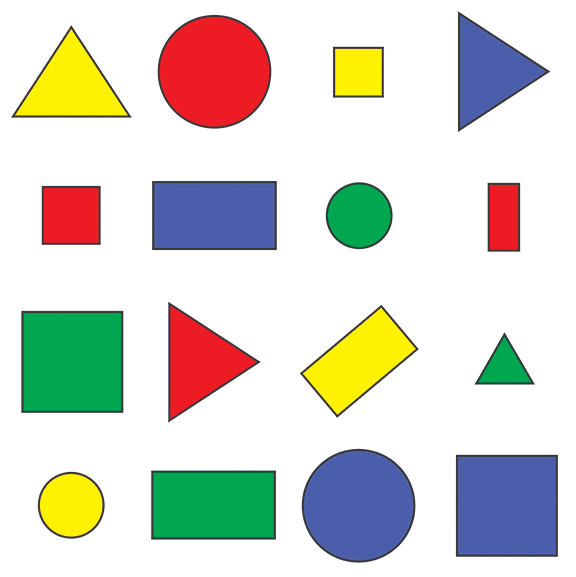
#> input picture shapes.png, 576 x 577 px
$ python shapes.py
#> lines starting #> are read from the running program, lines starting #| are printed output that depends on the picture; after the words box and inside, x2 and y2 are one past the last pixel; in counts of white or black regions, pixels touching at a corner belong together
import cv2
import numpy as np
import random
def getCountours(img):
    contours, hierarchy = cv2.findContours(img, cv2.RETR_EXTERNAL, cv2.CHAIN_APPROX_NONE)

    for cnt in contours:
        area= cv2.contourArea(cnt)
        if area >1000:
            cv2.drawContours(imgContours,contours, -1, (255,0,0), 3, cv2.LINE_4, hierarchy)
            peri = cv2.arcLength(cnt, True) #периметр
            approx = cv2.approxPolyDP(cnt, 0.02*peri, True) # приблизительная кривая
            corner_count = len(approx)
            x,y, w,h =cv2.boundingRect(approx)
            if corner_count == 3:
                object_tipe = "Tri"
            elif  corner_count == 4:
                ratio = w/float(h)
                if 0.98<ratio<1.03:
                    object_tipe = "Square"
                else:
                    object_tipe = "Rect"
            elif corner_count>4: object_tipe = "Circle"
            else: object_tipe = "None"


            cv2.putText(imgContours, object_tipe, (x+20, y+20), cv2.FONT_HERSHEY_SIMPLEX, 0.5, (), 2)


def thresh_callback(val):
    imgCanny = cv2.Canny(imgBlur,val, val)
    contours, hierarchy= cv2.findContours(imgCanny,cv2.RETR_TREE,cv2.CHAIN_APPROX_SIMPLE)
    drawing= np.zeros((imgCanny.shape[0],imgCanny.shape[1],3),np.uint8)
    for i in range(len(contours)):
        color = (random.randint(0,256),random.randint(0,256),random.randint(0,256))
        cv2.drawContours(drawing,contours,i,color,2,cv2.LINE_8,hierarchy,0)
    cv2.imshow('Contours',drawing)

img:np.ndarray = cv2.imread('shapes.png', cv2.IMREAD_COLOR)
#> img is the input picture: shape (577, 576, 3); mean B, G, R 205.1, 214.3, 214.2
imgContours = img.copy()
imgGray= cv2.cvtColor(img,cv2.COLOR_BGR2GRAY)
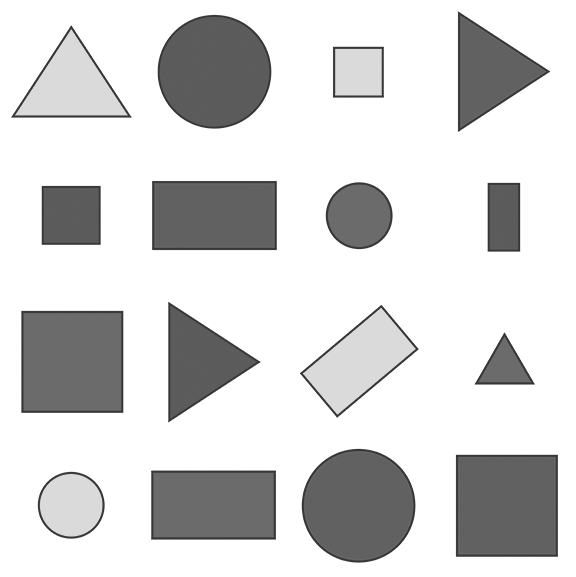
#> imgGray: shape (577, 576); min 54, max 255, mean 213.2
imgBlur= cv2.GaussianBlur(imgGray, (15,15),1)
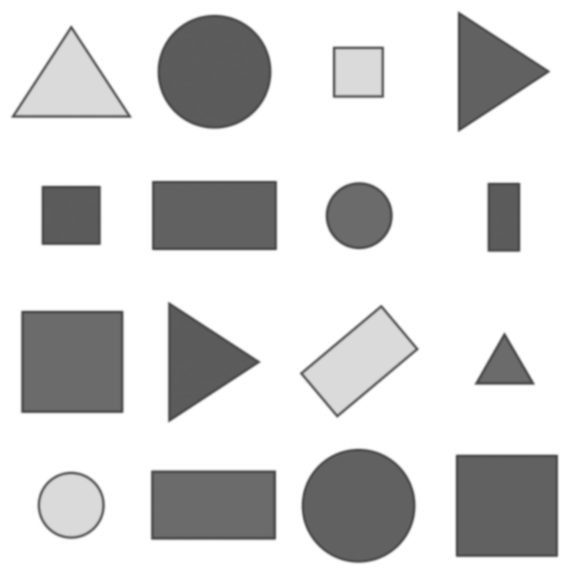
#> imgBlur: shape (577, 576); min 72, max 255, mean 213.2
imgCanny = cv2.Canny(imgBlur,150,150)
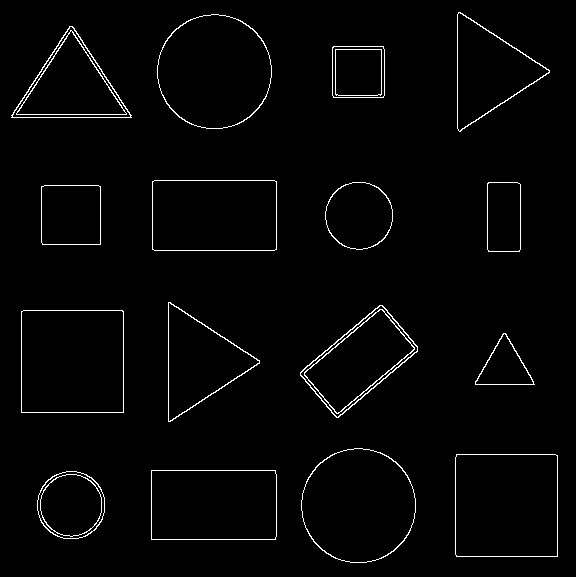
#> imgCanny: shape (577, 576); 2% white in thin lines or dots
getCountours(imgCanny)
#> in getCountours, `contours, hierarchy = cv2.findContours(img, cv2.RETR_EXTERNAL, cv2.CHA..`: contours = 16 contours; largest, box (x1, y1, x2, y2) and area: (21, 310, 124, 413) 10402, (455, 454, 558, 557) 10398, (301, 448, 416, 563) 10236, (157, 14, 272, 129) 10234, (152, 180, 277, 251) 8674
#> the loop in getCountours, `for cnt in contours:` made 16 passes
#> (area, peri, approx, corner_count, x, y, w, h) on passes 2, 3, 6, 7, 9, 10, 12: (8619, 386.8, [[151, 470], [151, 539], [275, 539], [275, 470]], 4, 151, 470, 125, 70), (10398.5, 406.2, [[456, 454], [456, 556], [557, 556], [557, 455]], 4, 456, 454, 102, 103), (10402, 406.8, [[21, 311], [21, 412], [123, 412], [122, 310]], 4, 21, 310, 103, 103), (6389, 338.5, [[382, 305], [300, 372], [336, 417], [417, 351]], 4, 300, 305, 118, 113), (3475.5, 234.2, [[41, 186], [42, 244], [100, 244], [100, 186]], 4, 41, 186, 60, 59), (2270.5, 201.1, [[488, 182], [487, 249], [519, 251], [520, 184]], 4, 487, 182, 34, 70), (8674, 385.7, [[152, 181], [152, 249], [276, 249], [276, 181]], 4, 152, 181, 125, 69)
#> (area, peri, approx, corner_count, x, y, w, h) on passes 5, 8, 14, 16: (1612.5, 186.6, [[503, 333], [475, 384], [534, 384]], 3, 475, 333, 60, 52), (5629, 352, [[168, 302], [170, 421], [259, 360]], 3, 168, 302, 92, 120), (5690.5, 355.1, [[11, 115], [131, 117], [72, 26]], 3, 11, 26, 121, 92), (5712, 351.7, [[458, 12], [460, 131], [549, 70]], 3, 458, 12, 92, 120)
#> after the loop in getCountours, `for cnt in contours:`:
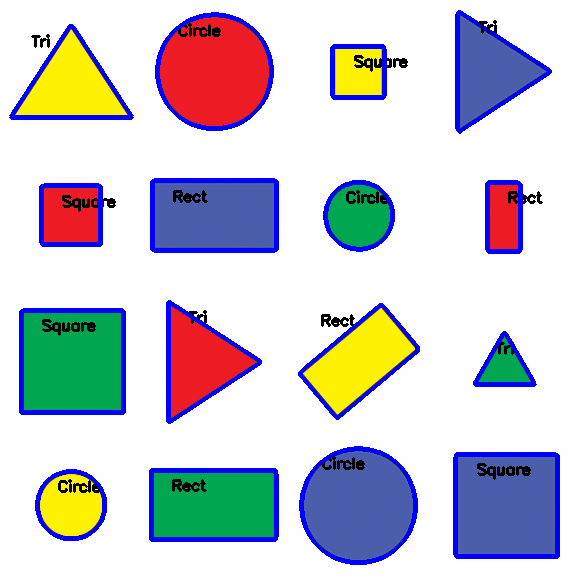
#> imgContours: shape (577, 576, 3); 8.08% of pixels changed, all inside (x1, y1, x2, y2) = (9, 10, 560, 565)


getCountours(imgBlur)
#> in getCountours (call 2), `contours, hierarchy = cv2.findContours(img, cv2.RETR_EXTERNAL, cv2.CHA..`: contours = 1 contour; box (x1, y1, x2, y2) and area: (0, 0, 576, 577) 331200
#> the loop in getCountours (call 2), `for cnt in contours:` made 1 pass
#> (area, peri, approx, corner_count, x, y, w, h) on pass 1: (331200, 2302, [[0, 0], [0, 576], [575, 576], [575, 0]], 4, 0, 0, 576, 577)
#> after the loop in getCountours (call 2), `for cnt in contours:`:
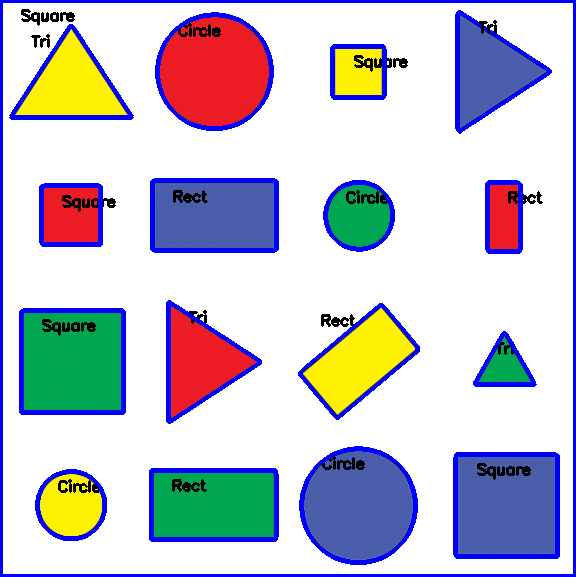
#> imgContours: shape (577, 576, 3); 2.19% of pixels changed, all inside (x1, y1, x2, y2) = (0, 0, 576, 577)
# [10 lines of commented-out code are left out]
cv2.imshow('imgContours',imgContours)
cv2.imshow('imgCanny',imgCanny)
cv2.waitKey()
